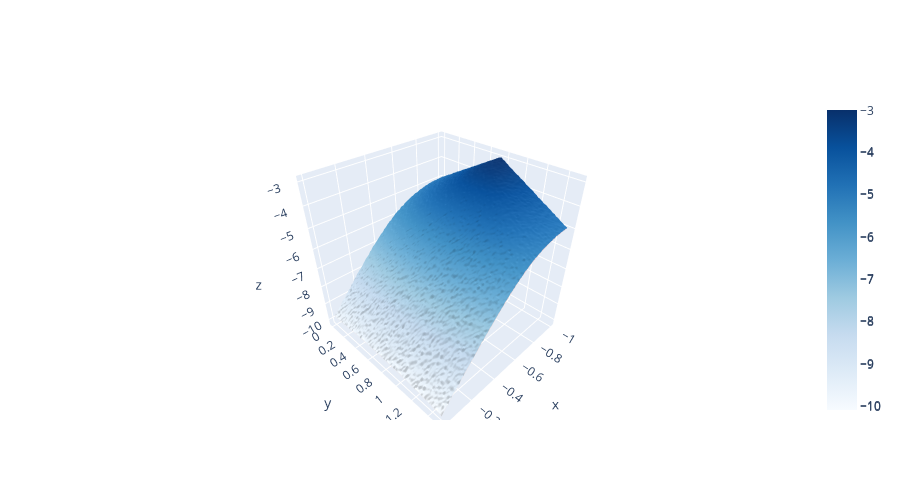

The notebook cell this image was saved under:
### Code cell
qplt.show_VQE_annni(myvqe)
